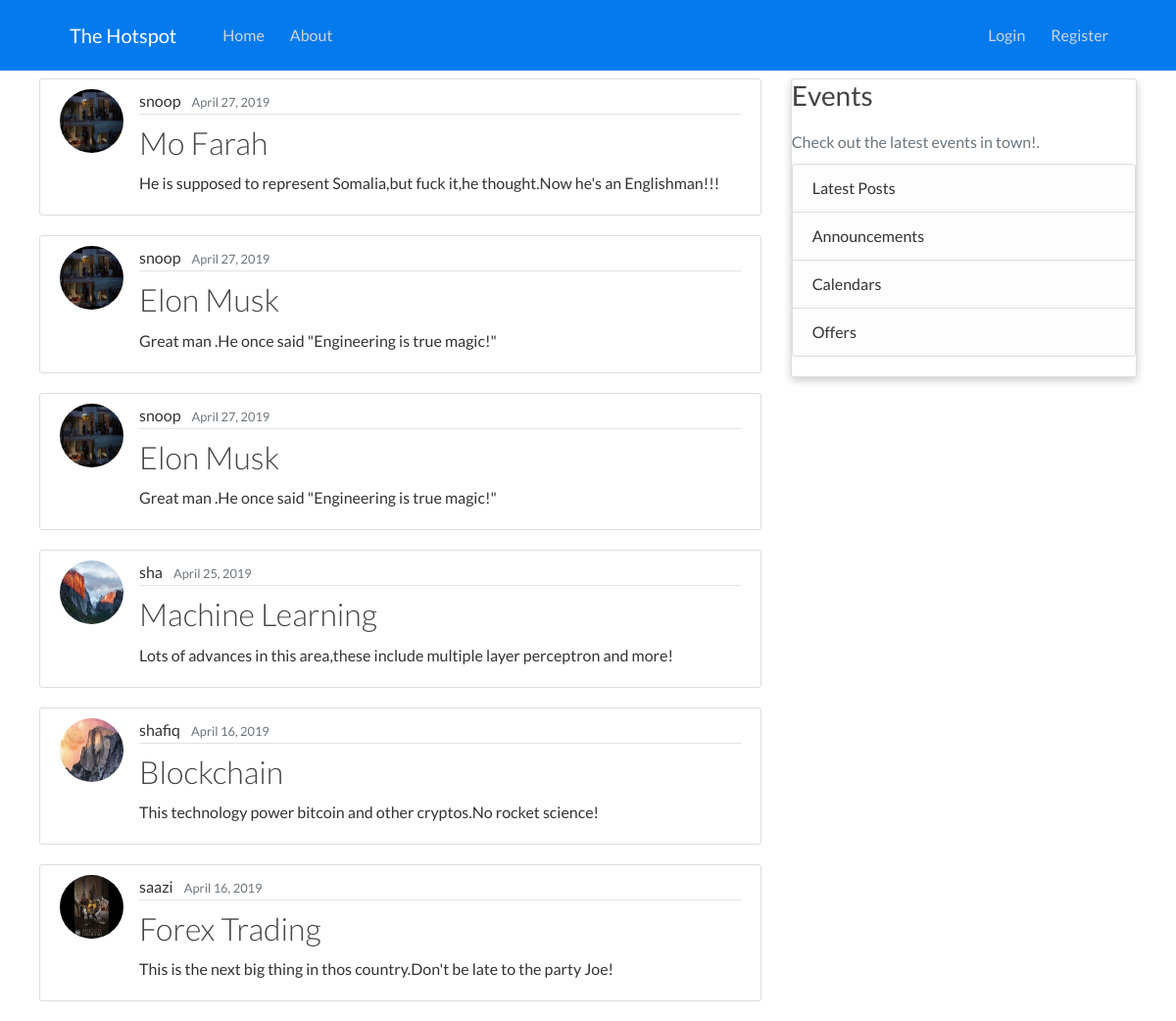
The page / on the database its author committed.
### blog/models.py (models this page shows, shortened)
class Post(models.Model):
    title = models.CharField(max_length=100)
    content = models.TextField()
    date_posted = models.DateTimeField(default=timezone.now)
    author = models.ForeignKey(User, on_delete=models.CASCADE)

### users/models.py (models this page shows, shortened)
class Profile(models.Model):
    user = models.OneToOneField(User, on_delete=models.CASCADE)
    image = models.ImageField(default='default.jpg', upload_to = 'profile_pics' )

### blog/views.py (the view)
# urls.py: path('' , PostListView.as_view(), name= 'blog-home' ),
class PostListView(ListView):
    model = Post
    template_name = 'blog/home.html'  # <app>/<model>_<viewtype>.html
    context_object_name = 'posts'
    ordering = ['-date_posted']

### blog/templates/blog/home.html
{%  extends "blog/base.html" %}
{% block content %}
        {% for post in posts %}
                <article class="media content-section">
                        <img src="{{ post.author.profile.image.url }}" class="rounded-circle article-img">
                      <div class="media-body">
                        <div class="article-metadata">
                          <a class="mr-2" href="#">{{ post.author }}</a>
                          <small class="text-muted">{{ post.date_posted | date:"F d, Y"}}</small>
                        </div>
                        <h2><a class="article-title" href="{% url 'post-detail' post.id %}">{{ post.title }}</a></h2>
                        <p class="article-content">{{ post.content }}</p>
                      </div>
                </article>
        {% endfor %}
{% endblock content %}

### blog/templates/blog/base.html (shortened to what this page needs)
{% load static %}
<!DOCTYPE html>
<html lang="en" dir="ltr">
    <head>
        <link rel="stylesheet" href="{% static 'blog/bootstrap/bootstrap.min.css' %}" >
        <link rel="stylesheet" href="{%  static 'blog/utilities.css' %}">
        <link rel="stylesheet" href="{%  static 'blog/style.css' %}">
        <link rel="stylesheet" href="{%  static 'blog/main.css' %}">
    </head>
    <body>
        <header class="site-header">
              <nav class="navbar navbar-expand-md fixed-top">
                    <div class="container">
                      <a class="navbar-brand mr-4" href="{% url 'blog-home' %} ">The Hotspot</a>
                      <div class="collapse navbar-collapse" id="navbarToggle">
                        <div class="navbar-nav mr-auto">
                          <a class="nav-item nav-link" href="{% url 'blog-home' %} ">Home</a>
                          <a class="nav-item nav-link" href="{% url 'blog-about' %} ">About</a>
                        </div>
                        <div class="navbar-nav">
                            {% if user.is_authenticated %}
                                    <a class="nav-item nav-link" href="{% url 'profile' %}">Profile</a>
                                    <a class="nav-item nav-link" href="{% url 'logout' %}">Logout</a>
                            {% else %}
                            <a class="nav-item nav-link" href="{% url 'login' %}">Login</a>
                            <a class="nav-item nav-link" href="{% url 'register' %}">Register</a>
                            {% endif %}
                        </div>
                      </div>
                    </div>
              </nav>
        </header>
        <main role="main" class="container">
          <div class="row">
            <div class="col-md-8">
              {% block content %}{% endblock %}
            </div>
            <div class="col-md-4 ">
              <div class="content-section card">
                <h3>Events</h3>
                <p class='text-muted'>Check out the latest events in town!.
                  <ul class="list-group">
                    <li class="list-group-item list-group-item-light"><a href="#">Latest Posts</a></li>
                    <li class="list-group-item list-group-item-light"><a href="#">Announcements</a></li>
                    <li class="list-group-item list-group-item-light"><a href="#">Calendars</a></li>
                    <li class="list-group-item list-group-item-light"><a href="#">Offers</a></li>
                  </ul>
                </p>
              </div>
            </div>
          </div>
        </main>
    </body>
</html>

### blog/static/blog/utilities.css (style rules this page uses)
.container { max-width: 75rem; margin: 0 auto; overflow: auto; padding: 0 2.5rem; }
.card { background-color: #fff; color: #333; border-radius: 0.6rem; box-shadow: 0 0.2rem 0.6rem rgba(0, 0, 0, 0.2); padding: 1.25rem; margin: 0.6rem; }

### blog/static/blog/style.css (style rules this page uses)
:root { --primary-color: #047aed; --secondary-color: #1c3fa8; --dark-color: #002240; --light-color: #f4f4f4; --success-color: #5cb85c; --error-color: #d9534f; --pegasus-color: #4380B8; }
* { box-sizing: border-box; margin: 0; padding: 0; }
body { font-family: "Lato", sans-serif, Helvetica, Arial; color: #333; line-height: 1.5; }
ul { list-style-type: none; }
a { text-decoration: none; color: #333; }
h1, h2 { font-weight: 300; line-height: 1.2; margin: 10px 0; }
p { margin: 10px 0; }
img { width: 100%; }
.navbar { background-color: var(--primary-color); color: #fff; height: 4.5rem; }
.navbar a { color: #fff; padding: 10px; margin: 0 5px; }

### blog/static/blog/main.css (style rules this page uses)
body { color: #333333; margin-top: 5rem; }
h1, h2, h3, h4, h5, h6 { color: #444444; }
ul { margin: 0; }
.site-header .navbar-nav .nav-link { color: #cbd5db; }
.content-section { background: #ffffff; padding: 10px 20px; border: 1px solid #dddddd; border-radius: 3px; margin-bottom: 20px; }
.article-title { color: #444444; }
.article-content { white-space: pre-line; }
.article-img { height: 65px; width: 65px; margin-right: 16px; }
.article-metadata { padding-bottom: 1px; margin-bottom: 4px; border-bottom: 1px solid #e3e3e3 }
.card { padding: 0; margin: 0; }

### rows shown on the page
Post: author.profile.image (picture), author "snoop", date_posted "April 27, 2019", title "Mo Farah", content "He is supposed to represent Somalia,but fuck it,he thought.Now he's an Englishman!!!"
Post: author.profile.image (picture), author "snoop", date_posted "April 27, 2019", title "Elon Musk", content "Great man .He once said \"Engineering is true magic!\""
Post: author.profile.image (picture), author "snoop", date_posted "April 27, 2019", title "Elon Musk", content "Great man .He once said \"Engineering is true magic!\""
Post: author.profile.image (placeholder picture), author "sha", date_posted "April 25, 2019", title "Machine Learning", content "Lots of advances in this area,these include multiple layer perceptron and more!"
Post: author.profile.image (picture), author "shafiq", date_posted "April 16, 2019", title "Blockchain", content "This technology power bitcoin and other cryptos.No rocket science!"
Post: author.profile.image (picture), author "saazi", date_posted "April 16, 2019", title "Forex Trading", content "This is the next big thing in thos country.Don't be late to the party Joe!"
